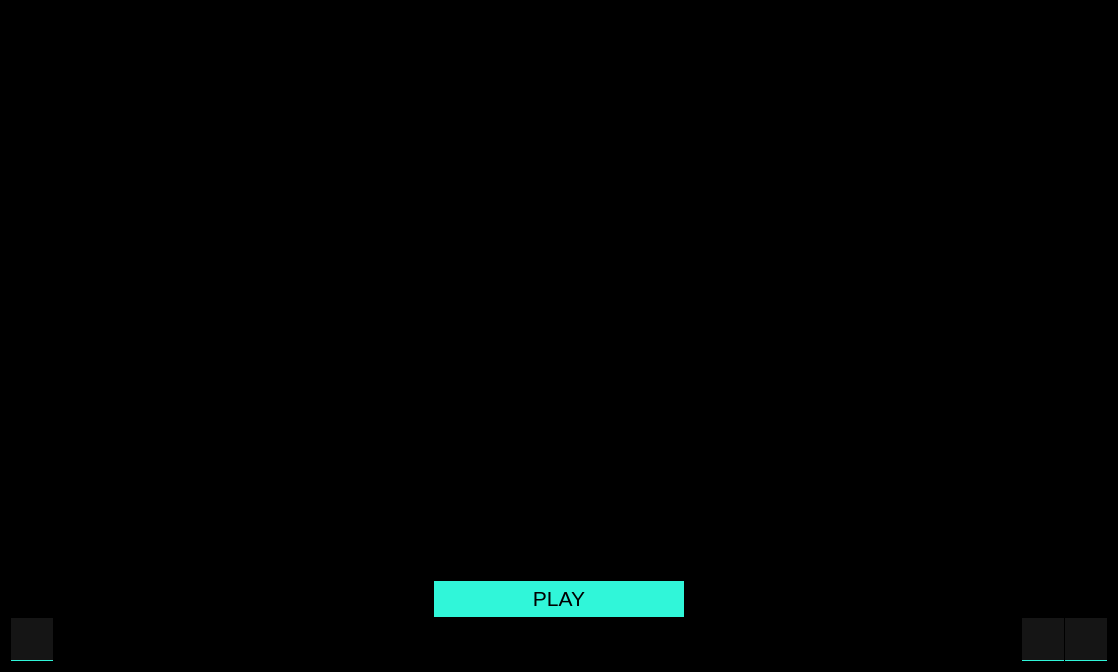
<?xml version="1.0" encoding="UTF-8"?>
<ui version="4.0">
 <class>welcome_widget</class>
 <widget class="QWidget" name="welcome_widget">
  <property name="geometry">
   <rect>
    <x>0</x>
    <y>0</y>
    <width>1096</width>
    <height>672</height>
   </rect>
  </property>
  <property name="windowTitle">
   <string>welcome_widget</string>
  </property>
  <property name="styleSheet">
   <string notr="true">/*
Material Dark Style Sheet for QT Applications
Author: Jaime A. Quiroga P.
Inspired on https://github.com/jxfwinter/qt-material-stylesheet
Company: GTRONICK
Last updated: 04/12/2018, 15:00.
Available at: https://github.com/GTRONICK/QSS/blob/master/MaterialDark.qss
*/
QMainWindow {
	background-color:#000000;
}
QWidget{
 	background-color: #000000;
}
QDialog {
	background-color:#000000;
}
QColorDialog {
	background-color:#000000;
}
QTextEdit {
	background-color:#000000;
	color: #a9b7c6;
} 
QPlainTextEdit {
	selection-background-color:#007b50;
	background-color:#000000;
	border-style: solid;
	border-top-color: transparent;
	border-right-color: transparent;
	border-left-color: transparent;
	border-bottom-color: transparent;
	border-width: 1px;
	color: #a9b7c6;
} 
QPushButton{
	border-style: solid;
	border-radius:0px;
	border-top-color: transparent;
	border-right-color: transparent;
	border-left-color: transparent;
	border-bottom-color: #30F6D9;
	border-bottom-width: 1px;
	border-style: solid;
	color: #a9b7c6;
	padding:5px;
	background-color: #151515;
	
}

QPushButton::default{
	border-bottom-width: 2px;
	border-bottom-color: #32FFE0;
	color: #32FFE0;
}
QPushButton:flat{
	color:#000000;
	background-color:#30F6D9;
}
QPushButton:hover{
	color: #000000;
	background-color: #30F6D9;
	
}
QPushButton:pressed{
	color: #000000;
	border-bottom-color: #2BDABD;
	background-color: #2BDABD;
}
QPushButton:disabled{
	border-bottom-color: #505050;
	color: #505050;
	background-color: #151515;
}
/* QToolButton {
	border-style: solid;
	border-top-color: transparent;
	border-right-color: transparent;
	border-left-color: transparent;
	border-bottom-color: #04b97f;
	border-bottom-width: 1px;
	border-style: solid;
	color: #a9b7c6;
	padding: 2px;
	background-color: #000000;
}
QToolButton:hover{
	border-style: solid;
	border-top-color: transparent;
	border-right-color: transparent;
	border-left-color: transparent;
	border-bottom-color: #37efba;
	border-bottom-width: 2px;
	border-style: solid;
	color: #FFFFFF;
	padding-bottom: 1px;
	background-color: #000000;
} */ 
QLineEdit {
	border-width: 1px; 
	border-radius: 0px;
	border-color: #505050;
	border-style: inset;
	padding: 0px;
	color: #a9b7c6;
	background:#151515;
	selection-background-color:#505050;
	selection-color: #2BDABD;
}
QLabel {
	color: #a9b7c6;
	background-color: transparent;
}
/* QLCDNumber {
	color: #37e6b4;
} */ 
QProgressBar {
	color: transparent;
	border-style:inset;
	border-width: 1px; 
	border-radius: 0px;
	border-color: #30F6D9;
	background-color:#151515;
}
QProgressBar::chunk {
	background-color: #30F6D9;
	width:5px;
	margin:0px;
	border-radius: 0px;
}
/* QMenuBar {
	background-color: #000000;
}
QMenuBar::item {
	color: #a9b7c6;
  	spacing: 3px;
  	padding: 1px 4px;
  	background: #000000;
}

QMenuBar::item:selected {
  	background:#000000;
	color: #FFFFFF;
}
QMenu::item:selected {
	border-style: solid;
	border-top-color: transparent;
	border-right-color: transparent;
	border-left-color: #04b97f;
	border-bottom-color: transparent;
	border-left-width: 2px;
	color: #FFFFFF;
	padding-left:15px;
	padding-top:4px;
	padding-bottom:4px;
	padding-right:7px;
	background-color: #000000;
}
QMenu::item {
	border-style: solid;
	border-top-color: transparent;
	border-right-color: transparent;
	border-left-color: transparent;
	border-bottom-color: transparent;
	border-bottom-width: 1px;
	border-style: solid;
	color: #a9b7c6;
	padding-left:17px;
	padding-top:4px;
	padding-bottom:4px;
	padding-right:7px;
	background-color: #000000;
}
QMenu{
	background-color:#000000;
} */ 
QTabWidget {
	color:#a9b7c6;
	background-color:#000000;
	
}
QTabWidget::pane {
	border:1px solid #151515;
	border-radius: 0px;
}
QTabBar::tab{
	border:1px solid #000000;
	border-radius: 0px;
	color: #a9b7c6;
	padding:8px;
	background-color: #000000;
}
 QTabBar::tab:hover {
	color: #30F6D9;
}
QTabBar::tab:top:hover{
	border-bottom-color:#30F6D9;
}
QTabBar::tab:bottom:hover{
	border-top-color:#30F6D9;
}
QTabBar::tab:left:hover{
	border-right-color:#30F6D9;
}
QTabBar::tab:right:hover{
	border-left-color:#30F6D9;
}
QTabBar::tab:selected, QTabBar::tab:last:selected {
	color: #000000;
	border-color: #32FFE0;
	background-color: #30F6D9;
}

QCheckBox {
	color: #a9b7c6;
	border:1px solid #151515;
	border-radius:0px;
	background-color:#151515;
	padding-left: 4px;
}


QCheckBox:hover {
	border-color: #30F6D9;
	color:#30F6D9;
}
QCheckBox::indicator{
	height: 10px;
	width: 10px;
	border-style:solid;
	border-width: 1px;
	border-color: #a9b7c6;
}
QCheckBox::indicator:checked {
	background-color: #30F6D9;
	border-color:#30F6D9
}
QCheckBox::indicator:unchecked {
	background-color: transparent;
}
QCheckBox:disabled {
	color: #505050;
}
/* QRadioButton {
	color: #a9b7c6;
	background-color: #000000;
	padding: 1px;
}
QRadioButton::indicator:checked {
	height: 10px;
	width: 10px;
	border-style:solid;
	border-radius:5px;
	border-width: 1px;
	border-color: #04b97f;
	color: #a9b7c6;
	background-color: #04b97f;
}
QRadioButton::indicator:unchecked {
	height: 10px;
	width: 10px;
	border-style:solid;
	border-radius:5px;
	border-width: 1px;
	border-color: #04b97f;
	color: #a9b7c6;
	background-color: transparent;
} */ 
QStatusBar {
	color:#ffffff;
}
QSpinBox {
	color: #a9b7c6;	
	background-color: #000000;
}
QDoubleSpinBox {
	color: #a9b7c6;	
	background-color: #000000;
}
QTimeEdit {
	color: #a9b7c6;	
	background-color: #000000;
}
QDateTimeEdit {
	color: #a9b7c6;	
	background-color: #000000;
}
QDateEdit {
	color: #a9b7c6;	
	background-color: #000000;
}
QComboBox {
	color: #a9b7c6;	
	background: #000000;
}
QComboBox:editable {
	background: #000000;
	color: #a9b7c6;
	selection-background-color: #000000;
}
QComboBox QAbstractItemView {
	color: #a9b7c6;	
	background: #000000;
	selection-color: #FFFFFF;
	selection-background-color: #000000;
}
QComboBox:!editable:on, QComboBox::drop-down:editable:on {
	color: #a9b7c6;	
	background: #000000;
}
QFontComboBox {
	color: #a9b7c6;	
	background-color: #000000;
}
QToolBox {
	color: #a9b7c6;
	background-color: #000000;
}
QToolBox::tab {
	color: #a9b7c6;
	background-color: #000000;
}
QToolBox::tab:selected {
	color: #FFFFFF;
	background-color: #000000;
}
QScrollArea {
	color: #a9b7c6;
	background-color: #000000;
}
QSlider{
background-color: #000000
}
QSlider::groove:horizontal {
	height: 1px;
}
QSlider::groove:vertical {
	width: 1px;
}
QSlider::handle{
	background-color: #32FFE0;
	border: 1px solid #151515;
	border-radius: 0px;
}
QSlider::handle:horizontal {
	width: 6px;
	margin: -4px 0;
}
QSlider::handle:vertical {
	height: 6px;
	margin: 0 -4px;
}
QSlider::add-page{
    background: #a9b7c6;
}
QSlider::sub-page {
    background: #2BDABD;
}
</string>
  </property>
  <layout class="QVBoxLayout" name="verticalLayout_2">
   <item>
    <widget class="QLabel" name="label">
     <property name="sizePolicy">
      <sizepolicy hsizetype="Preferred" vsizetype="Preferred">
       <horstretch>0</horstretch>
       <verstretch>0</verstretch>
      </sizepolicy>
     </property>
     <property name="minimumSize">
      <size>
       <width>1096</width>
       <height>128</height>
      </size>
     </property>
     <property name="baseSize">
      <size>
       <width>1096</width>
       <height>128</height>
      </size>
     </property>
     <property name="styleSheet">
      <string notr="true">image: url(:/ui/title.png);</string>
     </property>
     <property name="text">
      <string/>
     </property>
     <property name="scaledContents">
      <bool>false</bool>
     </property>
     <property name="alignment">
      <set>Qt::AlignmentFlag::AlignCenter</set>
     </property>
    </widget>
   </item>
   <item>
    <widget class="BattlefieldWidget" name="widget" native="true">
     <property name="enabled">
      <bool>true</bool>
     </property>
     <property name="sizePolicy">
      <sizepolicy hsizetype="Expanding" vsizetype="Expanding">
       <horstretch>0</horstretch>
       <verstretch>0</verstretch>
      </sizepolicy>
     </property>
     <property name="layoutDirection">
      <enum>Qt::LayoutDirection::LeftToRight</enum>
     </property>
     <property name="autoFillBackground">
      <bool>false</bool>
     </property>
     <property name="styleSheet">
      <string notr="true"/>
     </property>
    </widget>
   </item>
   <item>
    <layout class="QVBoxLayout" name="verticalLayout">
     <property name="spacing">
      <number>1</number>
     </property>
     <item>
      <layout class="QHBoxLayout" name="horizontalLayout_3">
       <item>
        <spacer name="horizontalSpacer_2">
         <property name="orientation">
          <enum>Qt::Orientation::Horizontal</enum>
         </property>
         <property name="sizeHint" stdset="0">
          <size>
           <width>40</width>
           <height>20</height>
          </size>
         </property>
        </spacer>
       </item>
       <item>
        <widget class="QPushButton" name="button_play">
         <property name="sizePolicy">
          <sizepolicy hsizetype="Minimum" vsizetype="Fixed">
           <horstretch>0</horstretch>
           <verstretch>0</verstretch>
          </sizepolicy>
         </property>
         <property name="minimumSize">
          <size>
           <width>250</width>
           <height>0</height>
          </size>
         </property>
         <property name="font">
          <font>
           <pointsize>16</pointsize>
          </font>
         </property>
         <property name="layoutDirection">
          <enum>Qt::LayoutDirection::LeftToRight</enum>
         </property>
         <property name="text">
          <string>PLAY</string>
         </property>
         <property name="icon">
          <iconset resource="../../resources.qrc">
           <normaloff>:/ui/play_dark.png</normaloff>:/ui/play_dark.png</iconset>
         </property>
         <property name="iconSize">
          <size>
           <width>32</width>
           <height>32</height>
          </size>
         </property>
         <property name="flat">
          <bool>true</bool>
         </property>
        </widget>
       </item>
       <item>
        <spacer name="horizontalSpacer">
         <property name="orientation">
          <enum>Qt::Orientation::Horizontal</enum>
         </property>
         <property name="sizeHint" stdset="0">
          <size>
           <width>40</width>
           <height>20</height>
          </size>
         </property>
        </spacer>
       </item>
      </layout>
     </item>
     <item>
      <layout class="QHBoxLayout" name="horizontalLayout_2">
       <property name="spacing">
        <number>1</number>
       </property>
       <item>
        <widget class="QPushButton" name="button_settings">
         <property name="sizePolicy">
          <sizepolicy hsizetype="Preferred" vsizetype="Preferred">
           <horstretch>0</horstretch>
           <verstretch>0</verstretch>
          </sizepolicy>
         </property>
         <property name="styleSheet">
          <string notr="true">QPushButton{min-width: 32px;min-height: 32px;image: url(:/ui/settings_highlight.png);}QPushButton:hover,QPushButton:pressed{image: url(:/ui/settings_dark.png);}
</string>
         </property>
         <property name="text">
          <string/>
         </property>
         <property name="default">
          <bool>false</bool>
         </property>
         <property name="flat">
          <bool>false</bool>
         </property>
        </widget>
       </item>
       <item>
        <spacer name="horizontalSpacer_3">
         <property name="orientation">
          <enum>Qt::Orientation::Horizontal</enum>
         </property>
         <property name="sizeHint" stdset="0">
          <size>
           <width>40</width>
           <height>20</height>
          </size>
         </property>
        </spacer>
       </item>
       <item>
        <widget class="QPushButton" name="button_github">
         <property name="sizePolicy">
          <sizepolicy hsizetype="Preferred" vsizetype="Preferred">
           <horstretch>0</horstretch>
           <verstretch>0</verstretch>
          </sizepolicy>
         </property>
         <property name="styleSheet">
          <string notr="true">QPushButton{min-width: 32px;min-height: 32px;image: url(:/ui/github_highlight.png);}QPushButton:hover,QPushButton:pressed{image: url(:/ui/github_dark.png);}
</string>
         </property>
         <property name="text">
          <string/>
         </property>
         <property name="flat">
          <bool>false</bool>
         </property>
        </widget>
       </item>
       <item>
        <widget class="QPushButton" name="button_info">
         <property name="sizePolicy">
          <sizepolicy hsizetype="Preferred" vsizetype="Preferred">
           <horstretch>0</horstretch>
           <verstretch>0</verstretch>
          </sizepolicy>
         </property>
         <property name="palette">
          <palette>
           <active>
            <colorrole role="WindowText">
             <brush brushstyle="SolidPattern">
              <color alpha="255">
               <red>169</red>
               <green>183</green>
               <blue>198</blue>
              </color>
             </brush>
            </colorrole>
            <colorrole role="Button">
             <brush brushstyle="SolidPattern">
              <color alpha="255">
               <red>21</red>
               <green>21</green>
               <blue>21</blue>
              </color>
             </brush>
            </colorrole>
            <colorrole role="Text">
             <brush brushstyle="SolidPattern">
              <color alpha="255">
               <red>169</red>
               <green>183</green>
               <blue>198</blue>
              </color>
             </brush>
            </colorrole>
            <colorrole role="ButtonText">
             <brush brushstyle="SolidPattern">
              <color alpha="255">
               <red>169</red>
               <green>183</green>
               <blue>198</blue>
              </color>
             </brush>
            </colorrole>
            <colorrole role="Base">
             <brush brushstyle="SolidPattern">
              <color alpha="255">
               <red>21</red>
               <green>21</green>
               <blue>21</blue>
              </color>
             </brush>
            </colorrole>
            <colorrole role="Window">
             <brush brushstyle="SolidPattern">
              <color alpha="255">
               <red>21</red>
               <green>21</green>
               <blue>21</blue>
              </color>
             </brush>
            </colorrole>
            <colorrole role="Highlight">
             <brush brushstyle="SolidPattern">
              <color alpha="255">
               <red>50</red>
               <green>255</green>
               <blue>224</blue>
              </color>
             </brush>
            </colorrole>
            <colorrole role="PlaceholderText">
             <brush brushstyle="SolidPattern">
              <color alpha="128">
               <red>169</red>
               <green>183</green>
               <blue>198</blue>
              </color>
             </brush>
            </colorrole>
           </active>
           <inactive>
            <colorrole role="WindowText">
             <brush brushstyle="SolidPattern">
              <color alpha="255">
               <red>169</red>
               <green>183</green>
               <blue>198</blue>
              </color>
             </brush>
            </colorrole>
            <colorrole role="Button">
             <brush brushstyle="SolidPattern">
              <color alpha="255">
               <red>21</red>
               <green>21</green>
               <blue>21</blue>
              </color>
             </brush>
            </colorrole>
            <colorrole role="Text">
             <brush brushstyle="SolidPattern">
              <color alpha="255">
               <red>169</red>
               <green>183</green>
               <blue>198</blue>
              </color>
             </brush>
            </colorrole>
            <colorrole role="ButtonText">
             <brush brushstyle="SolidPattern">
              <color alpha="255">
               <red>169</red>
               <green>183</green>
               <blue>198</blue>
              </color>
             </brush>
            </colorrole>
            <colorrole role="Base">
             <brush brushstyle="SolidPattern">
              <color alpha="255">
               <red>21</red>
               <green>21</green>
               <blue>21</blue>
              </color>
             </brush>
            </colorrole>
            <colorrole role="Window">
             <brush brushstyle="SolidPattern">
              <color alpha="255">
               <red>21</red>
               <green>21</green>
               <blue>21</blue>
              </color>
             </brush>
            </colorrole>
            <colorrole role="Highlight">
             <brush brushstyle="SolidPattern">
              <color alpha="255">
               <red>50</red>
               <green>255</green>
               <blue>224</blue>
              </color>
             </brush>
            </colorrole>
            <colorrole role="PlaceholderText">
             <brush brushstyle="SolidPattern">
              <color alpha="128">
               <red>169</red>
               <green>183</green>
               <blue>198</blue>
              </color>
             </brush>
            </colorrole>
           </inactive>
           <disabled>
            <colorrole role="WindowText">
             <brush brushstyle="SolidPattern">
              <color alpha="255">
               <red>128</red>
               <green>128</green>
               <blue>134</blue>
              </color>
             </brush>
            </colorrole>
            <colorrole role="Button">
             <brush brushstyle="SolidPattern">
              <color alpha="255">
               <red>21</red>
               <green>21</green>
               <blue>21</blue>
              </color>
             </brush>
            </colorrole>
            <colorrole role="Text">
             <brush brushstyle="SolidPattern">
              <color alpha="255">
               <red>128</red>
               <green>128</green>
               <blue>134</blue>
              </color>
             </brush>
            </colorrole>
            <colorrole role="ButtonText">
             <brush brushstyle="SolidPattern">
              <color alpha="255">
               <red>128</red>
               <green>128</green>
               <blue>134</blue>
              </color>
             </brush>
            </colorrole>
            <colorrole role="Base">
             <brush brushstyle="SolidPattern">
              <color alpha="255">
               <red>21</red>
               <green>21</green>
               <blue>21</blue>
              </color>
             </brush>
            </colorrole>
            <colorrole role="Window">
             <brush brushstyle="SolidPattern">
              <color alpha="255">
               <red>21</red>
               <green>21</green>
               <blue>21</blue>
              </color>
             </brush>
            </colorrole>
            <colorrole role="PlaceholderText">
             <brush brushstyle="SolidPattern">
              <color alpha="128">
               <red>128</red>
               <green>128</green>
               <blue>134</blue>
              </color>
             </brush>
            </colorrole>
           </disabled>
          </palette>
         </property>
         <property name="styleSheet">
          <string notr="true">QPushButton{min-width: 32px;min-height: 32px;image: url(:/ui/info_highlight.png);}QPushButton:hover,QPushButton:pressed{image: url(:/ui/info_dark.png);}
</string>
         </property>
         <property name="text">
          <string/>
         </property>
         <property name="default">
          <bool>false</bool>
         </property>
         <property name="flat">
          <bool>false</bool>
         </property>
        </widget>
       </item>
      </layout>
     </item>
    </layout>
   </item>
  </layout>
 </widget>
 <customwidgets>
  <customwidget>
   <class>BattlefieldWidget</class>
   <extends>QWidget</extends>
   <header location="global">battlefieldwidget.h</header>
   <container>1</container>
  </customwidget>
 </customwidgets>
 <resources>
  <include location="../../resources.qrc"/>
  <include location="../../resources.qrc"/>
 </resources>
 <connections/>
</ui>
